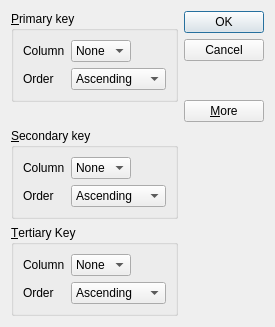
<?xml version="1.0" encoding="UTF-8"?>
<ui version="4.0">
 <class>SortKeyDialog</class>
 <widget class="QDialog" name="SortKeyDialog">
  <property name="geometry">
   <rect>
    <x>0</x>
    <y>0</y>
    <width>270</width>
    <height>327</height>
   </rect>
  </property>
  <property name="windowTitle">
   <string>SortKeyDialog</string>
  </property>
  <layout class="QGridLayout" name="gridLayout_2">
   <item row="0" column="0">
    <widget class="QGroupBox" name="primaryGroupBox">
     <property name="title">
      <string>&amp;Primary key</string>
     </property>
     <layout class="QGridLayout" name="gridLayout">
      <item row="0" column="1">
       <widget class="QComboBox" name="primaryColumnCombo">
        <item>
         <property name="text">
          <string>None</string>
         </property>
        </item>
       </widget>
      </item>
      <item row="0" column="0">
       <widget class="QLabel" name="primaryColumnLabel">
        <property name="text">
         <string>Column</string>
        </property>
       </widget>
      </item>
      <item row="1" column="0">
       <widget class="QLabel" name="primaryOrderLabel">
        <property name="text">
         <string>Order</string>
        </property>
       </widget>
      </item>
      <item row="0" column="2">
       <spacer name="horizontalSpacer">
        <property name="orientation">
         <enum>Qt::Horizontal</enum>
        </property>
        <property name="sizeHint" stdset="0">
         <size>
          <width>40</width>
          <height>20</height>
         </size>
        </property>
       </spacer>
      </item>
      <item row="1" column="1" colspan="2">
       <widget class="QComboBox" name="primaryOrderCombo">
        <item>
         <property name="text">
          <string>Ascending</string>
         </property>
        </item>
        <item>
         <property name="text">
          <string>Descending</string>
         </property>
        </item>
       </widget>
      </item>
     </layout>
    </widget>
   </item>
   <item row="0" column="1" rowspan="2">
    <layout class="QVBoxLayout" name="verticalLayout">
     <item>
      <widget class="QPushButton" name="okButton">
       <property name="text">
        <string>OK</string>
       </property>
      </widget>
     </item>
     <item>
      <widget class="QPushButton" name="cancelButton">
       <property name="text">
        <string>Cancel</string>
       </property>
      </widget>
     </item>
     <item>
      <spacer name="verticalSpacer">
       <property name="orientation">
        <enum>Qt::Vertical</enum>
       </property>
       <property name="sizeHint" stdset="0">
        <size>
         <width>20</width>
         <height>40</height>
        </size>
       </property>
      </spacer>
     </item>
     <item>
      <widget class="QPushButton" name="moreButton">
       <property name="text">
        <string>&amp;More</string>
       </property>
       <property name="checkable">
        <bool>true</bool>
       </property>
      </widget>
     </item>
    </layout>
   </item>
   <item row="1" column="0">
    <spacer name="verticalSpacer_2">
     <property name="orientation">
      <enum>Qt::Vertical</enum>
     </property>
     <property name="sizeHint" stdset="0">
      <size>
       <width>20</width>
       <height>119</height>
      </size>
     </property>
    </spacer>
   </item>
   <item row="2" column="0">
    <widget class="QGroupBox" name="secondaryGroupBox">
     <property name="title">
      <string>&amp;Secondary key</string>
     </property>
     <layout class="QGridLayout" name="gridLayout_4">
      <item row="0" column="1">
       <widget class="QComboBox" name="secondaryColumnCombo">
        <item>
         <property name="text">
          <string>None</string>
         </property>
        </item>
       </widget>
      </item>
      <item row="0" column="0">
       <widget class="QLabel" name="secondaryColumnLabel">
        <property name="text">
         <string>Column</string>
        </property>
       </widget>
      </item>
      <item row="1" column="0">
       <widget class="QLabel" name="secondaryOrderLabel">
        <property name="text">
         <string>Order</string>
        </property>
       </widget>
      </item>
      <item row="0" column="2">
       <spacer name="horizontalSpacer_4">
        <property name="orientation">
         <enum>Qt::Horizontal</enum>
        </property>
        <property name="sizeHint" stdset="0">
         <size>
          <width>40</width>
          <height>20</height>
         </size>
        </property>
       </spacer>
      </item>
      <item row="1" column="1" colspan="2">
       <widget class="QComboBox" name="secondaryOrderCombo">
        <item>
         <property name="text">
          <string>Ascending</string>
         </property>
        </item>
        <item>
         <property name="text">
          <string>Descending</string>
         </property>
        </item>
       </widget>
      </item>
     </layout>
    </widget>
   </item>
   <item row="3" column="0">
    <widget class="QGroupBox" name="tertiaryGroupBox">
     <property name="title">
      <string>&amp;Tertiary Key</string>
     </property>
     <layout class="QGridLayout" name="gridLayout_5">
      <item row="0" column="1">
       <widget class="QComboBox" name="tertiaryColumnCombo">
        <item>
         <property name="text">
          <string>None</string>
         </property>
        </item>
       </widget>
      </item>
      <item row="0" column="0">
       <widget class="QLabel" name="tertiaryColumnLabel">
        <property name="text">
         <string>Column</string>
        </property>
       </widget>
      </item>
      <item row="1" column="0">
       <widget class="QLabel" name="tertiaryOrderLabel">
        <property name="text">
         <string>Order</string>
        </property>
       </widget>
      </item>
      <item row="0" column="2">
       <spacer name="horizontalSpacer_5">
        <property name="orientation">
         <enum>Qt::Horizontal</enum>
        </property>
        <property name="sizeHint" stdset="0">
         <size>
          <width>40</width>
          <height>20</height>
         </size>
        </property>
       </spacer>
      </item>
      <item row="1" column="1" colspan="2">
       <widget class="QComboBox" name="tertiaryOrderCombo">
        <item>
         <property name="text">
          <string>Ascending</string>
         </property>
        </item>
        <item>
         <property name="text">
          <string>Descending</string>
         </property>
        </item>
       </widget>
      </item>
     </layout>
    </widget>
   </item>
  </layout>
 </widget>
 <tabstops>
  <tabstop>primaryColumnCombo</tabstop>
  <tabstop>primaryOrderCombo</tabstop>
  <tabstop>okButton</tabstop>
  <tabstop>cancelButton</tabstop>
  <tabstop>moreButton</tabstop>
  <tabstop>secondaryColumnCombo</tabstop>
  <tabstop>secondaryOrderCombo</tabstop>
  <tabstop>tertiaryColumnCombo</tabstop>
  <tabstop>tertiaryOrderCombo</tabstop>
 </tabstops>
 <resources/>
 <connections>
  <connection>
   <sender>okButton</sender>
   <signal>clicked()</signal>
   <receiver>SortKeyDialog</receiver>
   <slot>accept()</slot>
   <hints>
    <hint type="sourcelabel">
     <x>538</x>
     <y>17</y>
    </hint>
    <hint type="destinationlabel">
     <x>538</x>
     <y>81</y>
    </hint>
   </hints>
  </connection>
  <connection>
   <sender>cancelButton</sender>
   <signal>clicked()</signal>
   <receiver>SortKeyDialog</receiver>
   <slot>reject()</slot>
   <hints>
    <hint type="sourcelabel">
     <x>518</x>
     <y>47</y>
    </hint>
    <hint type="destinationlabel">
     <x>518</x>
     <y>76</y>
    </hint>
   </hints>
  </connection>
  <connection>
   <sender>moreButton</sender>
   <signal>toggled(bool)</signal>
   <receiver>secondaryGroupBox</receiver>
   <slot>setVisible(bool)</slot>
   <hints>
    <hint type="sourcelabel">
     <x>487</x>
     <y>212</y>
    </hint>
    <hint type="destinationlabel">
     <x>448</x>
     <y>242</y>
    </hint>
   </hints>
  </connection>
  <connection>
   <sender>moreButton</sender>
   <signal>toggled(bool)</signal>
   <receiver>tertiaryGroupBox</receiver>
   <slot>setVisible(bool)</slot>
   <hints>
    <hint type="sourcelabel">
     <x>537</x>
     <y>205</y>
    </hint>
    <hint type="destinationlabel">
     <x>454</x>
     <y>358</y>
    </hint>
   </hints>
  </connection>
 </connections>
</ui>
